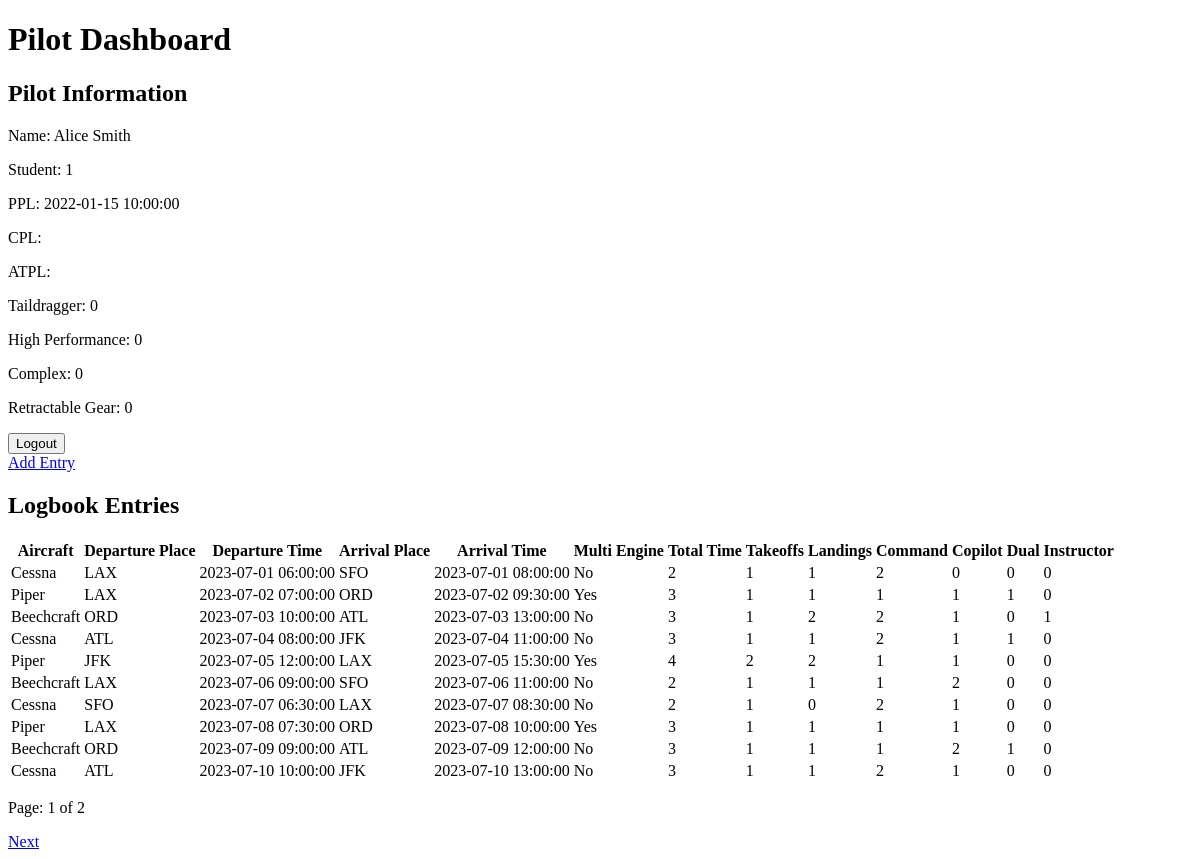
Page /dashboard.php (signed in) on the earlier database version.
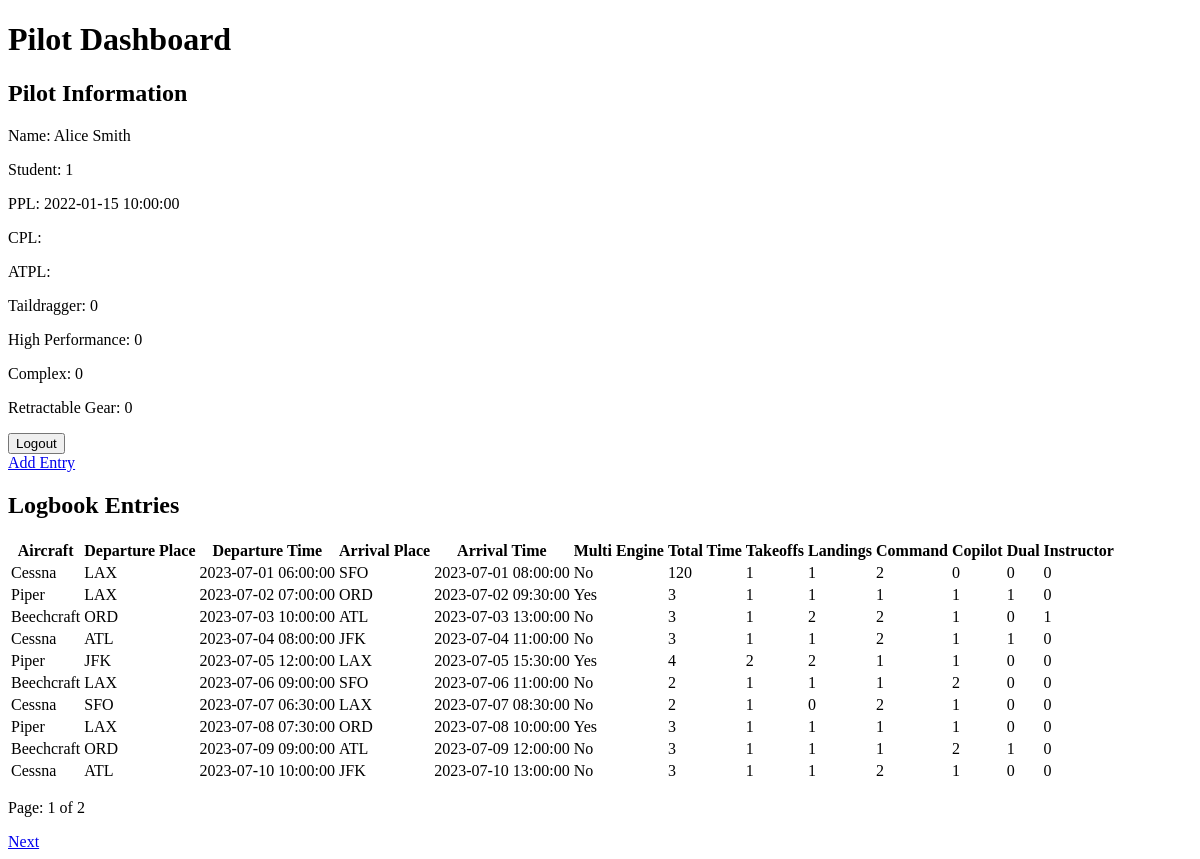
Same page on the later database version.
### tables this page shows
CREATE TABLE IF NOT EXISTS logentries (
    id INT AUTO_INCREMENT PRIMARY KEY,
    pilot_id INT,
    aircraft_id INT,
    departure_place VARCHAR(50) NOT NULL,
    departure_time TIMESTAMP NOT NULL,
    arrival_place VARCHAR(50) NOT NULL,
    arrival_time TIMESTAMP NOT NULL,
    multi_engine BOOLEAN NOT NULL,
    total_time INT NOT NULL,
    takeoffs INT NOT NULL,
    landings INT NOT NULL,
    pilot_fun_command INT NOT NULL,
    pilot_fun_copilot INT NOT NULL,
    pilot_fun_dual INT NOT NULL,
    pilot_fun_instructor INT NOT NULL,
    remarks VARCHAR(500),
    FOREIGN KEY (pilot_id) REFERENCES pilots(id),
    FOREIGN KEY (aircraft_id) REFERENCES aircrafts(id)
);

CREATE TABLE IF NOT EXISTS aircrafts (
    id INT AUTO_INCREMENT PRIMARY KEY,
    make VARCHAR(100) NOT NULL,
    registration VARCHAR(100) NOT NULL,
    high_performance BOOLEAN NOT NULL,
    taildragger BOOLEAN NOT NULL,
    complex BOOLEAN NOT NULL,
    gear_retractable BOOLEAN NOT NULL
);

### www/repository/LogEntriesRepository.php (called while the page is built, shortened)
<?php
require './model/LogEntry.php';
class LogEntriesRepository {
    private $pdo;
    public function __construct() {
        $this->host = getenv('MYSQL_HOST') ?: 'mysqldb';
        $this->dbname = getenv('MYSQL_DATABASE') ?: 'digilog_db';
        $this->user = getenv('MYSQL_USER') ?: 'digilog';
        $this->password = getenv('MYSQL_PASSWORD') ?: 'digilog_db';
        try {
            $dsn = "mysql:host={$this->host};port=3306;dbname={$this->dbname};charset=utf8";
            $this->pdo = new PDO($dsn, $this->user, $this->password);
            $this->pdo->setAttribute(PDO::ATTR_ERRMODE, PDO::ERRMODE_EXCEPTION);
        } catch (PDOException $e) {
            die("Database connection failed: " . $e->getMessage());
        }
    }
    public function getEntriesWithOffset($pilotId, $limit, $offset) {
        try {
            $stmt = $this->pdo->prepare("SELECT * FROM logentries WHERE pilot_id = :pilot_id LIMIT :limit OFFSET :offset");
            $stmt->bindValue(':pilot_id', $pilotId, PDO::PARAM_INT);
            $stmt->bindValue(':limit', (int) $limit, PDO::PARAM_INT);
            $stmt->bindValue(':offset', (int) $offset, PDO::PARAM_INT);
            $stmt->execute();
            $logEntries = [];
            while ($row = $stmt->fetch(PDO::FETCH_ASSOC)) {
                $logEntries[] = $this->mapRowToLogEntry($row);
            }
            return $logEntries;
        } catch (PDOException $e) {
            echo "Failed to get log entries: " . $e->getMessage();
            return false;
        }
    }
    private function mapRowToLogEntry($row) {
        return new LogEntry(
            $row['pilot_id'],
            $row['aircraft_id'],
            $row['departure_place'],
            $row['departure_time'],
            $row['arrival_place'],
            $row['arrival_time'],
            (bool)$row['multi_engine'],
            $row['total_time'],
            $row['takeoffs'],
            $row['landings'],
            $row['pilot_fun_command'],
            $row['pilot_fun_copilot'],
            $row['pilot_fun_dual'],
            $row['pilot_fun_instructor'],
            $row['remarks'],
            $row['id']
        );
    }
}

### www/repository/AircraftRepository.php (called while the page is built, shortened)
<?php
class AircraftRepository {
    private $pdo;
        public function __construct() {
            $this->host = getenv('MYSQL_HOST') ?: 'mysqldb';
            $this->dbname = getenv('MYSQL_DATABASE') ?: 'digilog_db';
            $this->user = getenv('MYSQL_USER') ?: 'digilog';
            $this->password = getenv('MYSQL_PASSWORD') ?: 'digilog_db';
            try {
                $dsn = "mysql:host={$this->host};port=3306;dbname={$this->dbname};charset=utf8";
                $this->pdo = new PDO($dsn, $this->user, $this->password);
                $this->pdo->setAttribute(PDO::ATTR_ERRMODE, PDO::ERRMODE_EXCEPTION);
            } catch (PDOException $e) {
                die("Database connection failed: " . $e->getMessage());
            }
        }
public function getAircraft($id) {
    try {
        $stmt = $this->pdo->prepare("SELECT * FROM aircrafts WHERE id = ?");
        $stmt->execute([$id]);
        return $stmt->fetch(PDO::FETCH_ASSOC);
    } catch (PDOException $e) {
        echo "Failed to get pilot: " . $e->getMessage();
        return false;
    }
}
}

### www/model/LogEntry.php (called while the page is built, shortened)
<?php
class LogEntry {
    private $aircraftId;
    private $departurePlace;
    private $departureTime;
    private $arrivalPlace;
    private $arrivalTime;
    private $multiEngine;
    private $totalTime;
    private $takeoffs;
    private $landings;
    private $pilotFunCommand;
    private $pilotFunCopilot;
    private $pilotFunDual;
    private $pilotFunInstructor;
    public function __construct($pilotId, $aircraftId, $departurePlace, $departureTime, $arrivalPlace, $arrivalTime, $multiEngine, $totalTime, $takeoffs, $landings, $pilotFunCommand, $pilotFunCopilot, $pilotFunDual, $pilotFunInstructor, $remarks, $id = null) {
        $this->aircraftId = $aircraftId;
        $this->departurePlace = $departurePlace;
        $this->departureTime = $departureTime;
        $this->arrivalPlace = $arrivalPlace;
        $this->arrivalTime = $arrivalTime;
        $this->multiEngine = $multiEngine;
        $this->totalTime = $totalTime;
        $this->takeoffs = $takeoffs;
        $this->landings = $landings;
        $this->pilotFunCommand = $pilotFunCommand;
        $this->pilotFunCopilot = $pilotFunCopilot;
        $this->pilotFunDual = $pilotFunDual;
        $this->pilotFunInstructor = $pilotFunInstructor;
    }
    public function getAircraftId() {
        return $this->aircraftId;
    }
    public function getDeparturePlace() {
        return $this->departurePlace;
    }
    public function getDepartureTime() {
        return $this->departureTime;
    }
    public function getArrivalPlace() {
        return $this->arrivalPlace;
    }
    public function getArrivalTime() {
        return $this->arrivalTime;
    }
    public function isMultiEngine() {
        return $this->multiEngine;
    }
    public function getTotalTime() {
        return $this->totalTime;
    }
    public function getTakeoffs() {
        return $this->takeoffs;
    }
    public function getLandings() {
        return $this->landings;
    }
    public function getPilotFunCommand() {
        return $this->pilotFunCommand;
    }
    public function getPilotFunCopilot() {
        return $this->pilotFunCopilot;
    }
    public function getPilotFunDual() {
        return $this->pilotFunDual;
    }
    public function getPilotFunInstructor() {
        return $this->pilotFunInstructor;
    }
}

### www/dashboard.php (the view, shortened to what the changed rows need)
<?php
require './repository/LogEntriesRepository.php';
require './repository/AircraftRepository.php';
$pilotId = $_SESSION['pilot_id'];
$logEntriesRepo = new LogEntriesRepository();
$aircraftRepo = new AircraftRepository();
$limit = 10;
$page = isset($_GET['page']) ? (int)$_GET['page'] : 1;
$offset = ($page - 1) * $limit;
$logEntries = $logEntriesRepo->getEntriesWithOffset($pilotId, $limit, $offset);
?>
<!DOCTYPE html>
<html lang="en">
<head>
</head>
<body>
    <h1>Pilot Dashboard</h1>
    <section>
        <h2>Pilot Information</h2>
    </section>
    <section>
        <h2>Logbook Entries</h2>
        <table>
            <thead>
                <tr>
                    <th>Aircraft</th>
                    <th>Departure Place</th>
                    <th>Departure Time</th>
                    <th>Arrival Place</th>
                    <th>Arrival Time</th>
                    <th>Multi Engine</th>
                    <th>Total Time</th>
                    <th>Takeoffs</th>
                    <th>Landings</th>
                    <th>Command</th>
                    <th>Copilot</th>
                    <th>Dual</th>
                    <th>Instructor</th>
                </tr>
            </thead>
            <tbody>
                <?php foreach ($logEntries as $entry): ?>
                    <?php
                    $aircraft = $aircraftRepo->getAircraft($entry->getAircraftId());
                    ?>
                    <tr>
                        <td><?php echo htmlspecialchars($aircraft['make']); ?></td>
                        <td><?php echo htmlspecialchars($entry->getDeparturePlace()); ?></td>
                        <td><?php echo htmlspecialchars($entry->getDepartureTime()); ?></td>
                        <td><?php echo htmlspecialchars($entry->getArrivalPlace()); ?></td>
                        <td><?php echo htmlspecialchars($entry->getArrivalTime()); ?></td>
                        <td><?php echo $entry->isMultiEngine() ? 'Yes' : 'No'; ?></td>
                        <td><?php echo htmlspecialchars($entry->getTotalTime()); ?></td>
                        <td><?php echo htmlspecialchars($entry->getTakeoffs()); ?></td>
                        <td><?php echo htmlspecialchars($entry->getLandings()); ?></td>
                        <td><?php echo htmlspecialchars($entry->getPilotFunCommand()); ?></td>
                        <td><?php echo htmlspecialchars($entry->getPilotFunCopilot()); ?></td>
                        <td><?php echo htmlspecialchars($entry->getPilotFunDual()); ?></td>
                        <td><?php echo htmlspecialchars($entry->getPilotFunInstructor()); ?></td>
                    </tr>
                <?php endforeach; ?>
            </tbody>
        </table>
    </section>
</body>
</html>

Differences in the rows shown:
changed logentries (number 1 of 10 on the later page): total_time "2" → "120"
